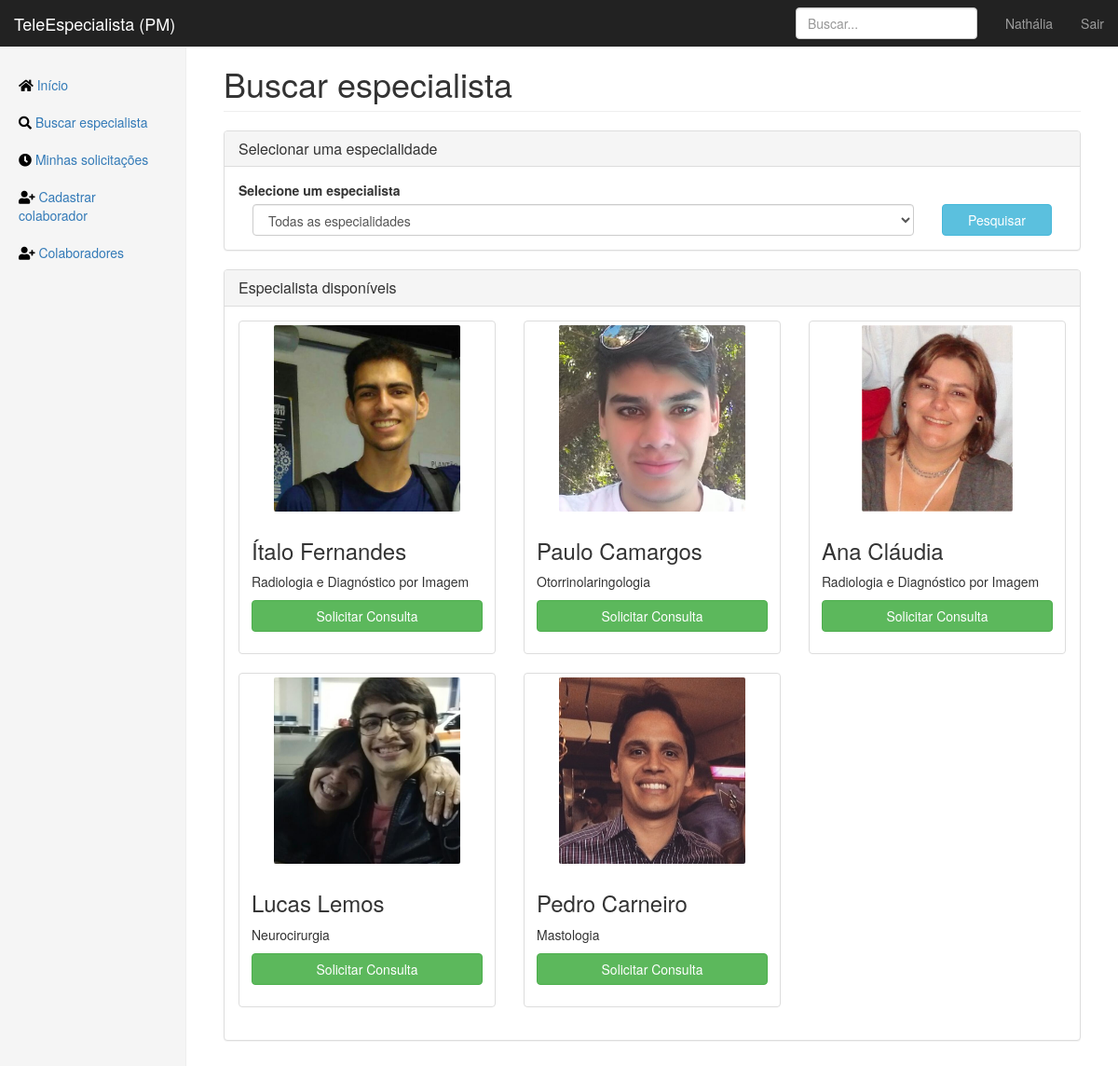
Screenshot of /search_specialist (signed in) with the database file from the repository.
### app/models.py (models this page shows, shortened)
class User(db.Model, UserMixin):
    id = db.Column(db.Integer, primary_key=True)
    email = db.Column(db.String(120), unique=True, nullable=False)
    password = db.Column(db.String(64), nullable=False)
    image_file = db.Column(db.String(100))
    crm = db.Column(db.Integer, unique=True, nullable=False)
    fullname = db.Column(db.String(256), nullable=False)
    birthdate = db.Column(db.DateTime)
    birthcity = db.Column(db.String(256))
    birthstate = db.Column(db.String(2))
    rg = db.Column(db.String(12), unique=True, nullable=False)
    cpf = db.Column(db.String(12), unique=True, nullable=False)
    cep = db.Column(db.Integer)
    place = db.Column(db.String(64))
    address = db.Column(db.String(256))
    neighborhood = db.Column(db.String(128))
    city = db.Column(db.String(128))
    state = db.Column(db.String(2))
    phone_1 = db.Column(db.String(16), nullable=False)
    phone_2 = db.Column(db.String(16))
    specialties = db.relationship('Specialty', secondary=joinsSpecialtyUser,
    backref=db.backref('doctors', lazy='dynamic'))
    consultas = db.relationship('Consulta', secondary=joinConsultaUser,
    backref=db.backref('doctors', lazy='dynamic'))
    shifts = db.relationship('Calendar', secondary=joinCalendarUser,
    backref=db.backref('doctor', lazy='dynamic'))

class Specialty(db.Model):
    id = db.Column(db.Integer, primary_key=True)
    specialty = db.Column(db.String(64), unique=True, nullable=False)
    service_days = db.relationship('Calendar', backref='specialty')

### app/routes.py (the view, shortened to what this page needs)
@app.route("/search_specialist", methods=['GET', 'POST'])
@login_required
def search_specialist():
    form = SearchSpecialistForm()
    form.populate_select_specialities()
    form.populate_menuzinhos(0)
    return render_template("search_specialist.html",
    title="Buscar - TeleEspecialista",
    form=form)

### app/forms.py (called while the page is built)
    def populate_select_specialities(self):
        choices = [(0,'Todas as especialidades')]
        specialties = []
        for u in User.query.all():
            s = Specialty.query.with_parent(u)[0]
            if not s.specialty in specialties and s.specialty != 'Geral':
                specialties.append(s.specialty)
                choices.append((s.id, s.specialty))
        self.select_specialities.choices = choices

    def populate_menuzinhos(self, s):
        self.users_found = []
        if s == 0 or s == '0':
            users_found = User.query.all()
        else:
            users_found = User.query.with_parent(Specialty.query.filter_by(id=s)[0])
        for u in users_found:
            if u.specialties[0].specialty != 'Geral':
                self.users_found.append(u)

### app/models.py (called while the page is built)
@login_manager.user_loader
def load_user(user_id):
    return User.query.get(int(user_id))

### app/templates/search_specialist.html (shortened to what this page needs)
{% extends "layout.html" %}
{% block content %}
<h1 class="page-header">Buscar especialista</h1>
<div class="panel panel-default">
    <div class="panel-heading">
        <h3 class="panel-title">Selecionar uma especialidade</h3>
    </div>
    <div class="panel-body">
        <form method="post" action="" >
        <div class="form-group">
            <div class="rol">
                <label for="sel1">Selecione um especialista</label>
            </div>
            <div class="col-md-10">
            {{ form.select_specialities(class="form-control") }}
            </div>
            <div class="col-md-2">
            {{ form.search_submit(class="btn btn-info btn-block") }}
            </div>
        </div>
        </form>
    </div>
</div>
<div class="panel panel-default">
    <div class="panel-heading">
        <h3 class="panel-title">Especialista disponíveis</h3>
    </div>
    <div class="panel-body">
        <div class="row">
            {% for user in form.users_found %}
            <div class="col-sm-6 col-md-4">
                <div class="thumbnail">
                    <center>
                    <img src="{{ url_for('static', filename='profilePics/' + user.image_file) }}"
                    alt="User Picture"
                    height= "200px"
                    style="border-radius:1%">
                    </center>
                    <div class="caption">
                        <h3>{{ user.fullname }}</h3>
                        <p>{{ user.specialties[0].specialty }}</p>
                        <p>
                            {% if True %}
                            <button onclick="showDialog({{user.id}}, '{{user.fullname}}', true)"
                            class="btn btn-success btn-block">Solicitar Consulta</button>
                            {% else %}
                            <button onclick="showDialog({{user.id}}, '{{user.fullname}}', false)"
                            class="btn btn-primary btn-block">Agendar Consulta</button>
                            {%endif%}
                        </p>
                    </div>
                </div>
            </div>
            {% endfor %}
        </div>
    </div>
</div>
{% endblock %}

### app/templates/layout.html (shortened to what this page needs)
<!DOCTYPE html>
<html lang="pt-br">
<head>
    <link rel="stylesheet" href="https://use.fontawesome.com/releases/v5.0.13/css/all.css">
    <link href="{{ url_for('static', filename='css/bootstrap.min.css') }}" rel="stylesheet" type="text/css">
    <link href="{{ url_for('static', filename='css/dashboard.css') }}" rel="stylesheet" type="text/css">
    <link href="{{ url_for('static', filename='css/mainLogged.css') }}" rel="stylesheet" type="text/css">
</head>
<body>
    <nav class="navbar navbar-inverse navbar-fixed-top">
        <div class="container-fluid">
            <div class="navbar-header">
                <a class="navbar-brand" href="{{ url_for('home') }}">TeleEspecialista (PM)</a>
            </div>
            <div id="navbar" class="navbar-collapse collapse">
                <ul class="nav navbar-nav navbar-right">
                    <li><a href="{{ url_for("account") }}">{{current_user.fullname.split()[0]}}</a></li>
                    <li><a href="{{ url_for("logout") }}">Sair</a></li>
                </ul>
                <form class="navbar-form navbar-right">
                    <input type="text" class="form-control" placeholder="Buscar...">
                </form>
            </div>
        </div>
    </nav>
    <div class="container-fluid">
        <div class="row">
            <div class="col-sm-3 col-md-2 sidebar">
                <ul class="nav nav-sidebar">
                    <li><a href="{{ url_for("home") }}"> <i class="fa fa-home" style="color:black"></i>
                        Início<span class="sr-only">(current)</span></a></li>
                    <li><a href="{{ url_for("search_specialist") }}"><i class="fa fa-search" style="color:black"></i>
                        Buscar especialista</a></li>
                    <li><a href="{{ url_for("check_requests") }}"><i class="fa fa-clock" style="color:black"></i>
                        Minhas solicitações</a></li>
                    <li><a href="{{ url_for("register") }}"><i class="fa fa-user-plus" style="color:black"></i>
                        Cadastrar colaborador</a></li>
                    <li><a href="{{ url_for("staff") }}"><i class="fa fa-user-plus" style="color:black"></i>
                        Colaboradores</a></li>
                </ul>
            </div>
            <div class="col-sm-9 col-sm-offset-3 col-md-10 col-md-offset-2 main">
                {% block content %}
                {% endblock content %}
            </div>
        </div>
    </div>
</body>
</html>

### app/static/css/dashboard.css (style rules this page uses)
body { padding-top: 50px; }
.navbar-fixed-top { border: 0; }
.sidebar { display: none; }
@media (min-width: 768px) { .sidebar { position: fixed; top: 51px; bottom: 0; left: 0; z-index: 1000; display: block; padding: 20px; overflow-x: hidden; overflow-y: auto; background-color: #f5f5f5; border-right: 1px solid #eee; } }
.nav-sidebar { margin-right: -21px; margin-bottom: 20px; margin-left: -20px; }
.nav-sidebar > li > a { padding-right: 20px; padding-left: 20px; }
.main { padding: 20px; }
@media (min-width: 768px) { .main { padding-right: 40px; padding-left: 40px; } }
.main .page-header { margin-top: 0; }

### app/static/css/mainLogged.css (style rules this page uses)
.thumbnail p, .thumbnail h4 { white-space: nowrap; text-overflow: ellipsis; overflow: hidden; }

### rows the page displays
User: fullname "Nathália"
User: image_file (picture), fullname "Ítalo Fernandes", specialty "Radiologia e Diagnóstico por Imagem"
User: image_file (picture), fullname "Paulo Camargos", specialty "Otorrinolaringologia"
User: image_file (picture), fullname "Ana Cláudia", specialty "Radiologia e Diagnóstico por Imagem"
User: image_file (picture), fullname "Lucas Lemos", specialty "Neurocirurgia"
User: image_file (picture), fullname "Pedro Carneiro", specialty "Mastologia"
